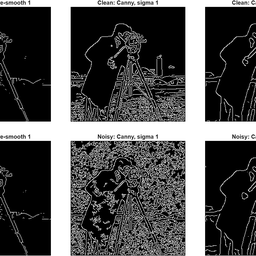
%> input picture Edge_Detectors/results/01_six_edge_maps.png (cropped and resized to the size of MATLAB's example picture, made grey), 256 x 256 px, given in place of cameraman.tif, which was not available
$ octave analysis.m   (GNU Octave 9; MATLAB toolbox functions it lacks are replaced by stand-ins)
%> lines starting %> are read from the running program, lines starting %| are printed output that depends on the picture; in (x1, y1, x2, y2) boxes, pixels count from 0 and x2, y2 are one past the last pixel; in counts of white or black regions, pixels touching at a corner belong together; the program's own positions count from 1
%% Option C - Compare Edge Detectors
% Digital Signal Processing - Individual Image Processing Experiment
%
% Question: How do Sobel (with sigma=1 pre-smoothing), Canny sigma=1,
% and Canny sigma=3 respond to clean and Gaussian-noisy cameraman.tif?
%
% Image: cameraman.tif (MATLAB Image Processing Toolbox sample)
% Noise: rng(42); imnoise(I,'gaussian',0,0.01)
% All edge thresholds are automatic (default); other settings unchanged.
%
% After running, review the six maps, counts, and zoomed region.
% Add your own visually verified observation before submission.

close all; clear; clc;

%% 1. Load the reference image and add Gaussian noise
imageName = 'cameraman.tif';
I = im2double(imread(imageName));
%> I: size 256x256 double; min 0, max 1, mean 0.332
if ndims(I) ~= 2
    error('Expected grayscale cameraman.tif.');
end

rng(42);
In = imnoise(I,'gaussian',0,0.01);
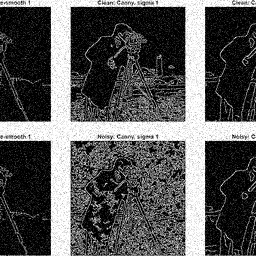
%> In: size 256x256 double; min 0, max 1, mean 0.343

if ~exist('results','dir')
    mkdir('results');
end

fprintf('Option C: Edge Detector Comparison\n');
fprintf('MATLAB version: %s\n', version);
fprintf('Image: %s (%d x %d pixels)\n', imageName, size(I,1), size(I,2));
%| Image: cameraman.tif (256 x 256 pixels)
fprintf('Noise: Gaussian, mean=0, variance=0.01, rng(42)\n');

%% 2. Apply the three specified edge detectors
% Sobel uses the image pre-smoothed by imgaussfilt(...,1).
% For Canny, [] requests the default automatic thresholds.
% The sigma argument is 1 or 3, as requested.

sobelClean = edge(imgaussfilt(I,1), 'Sobel');
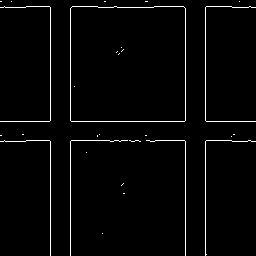
%> sobelClean: size 256x256 logical; 2.4% white in thin lines or dots
sobelNoisy = edge(imgaussfilt(In,1), 'Sobel');
%> sobelNoisy: size 256x256 logical; 2.5% white in thin lines or dots

canny1Clean = edge(I, 'Canny', [], 1);
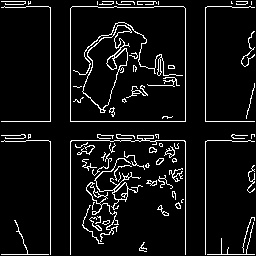
%> canny1Clean: size 256x256 logical; 7.2% white in thin lines or dots
canny1Noisy = edge(In, 'Canny', [], 1);
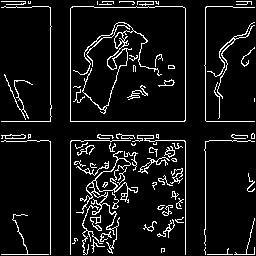
%> canny1Noisy: size 256x256 logical; 8.2% white in thin lines or dots

canny3Clean = edge(I, 'Canny', [], 3);
%> canny3Clean: size 256x256 logical; 2.4% white in thin lines or dots
canny3Noisy = edge(In, 'Canny', [], 3);
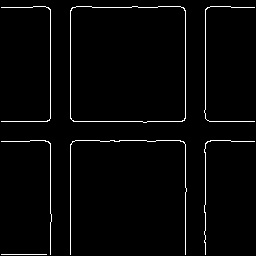
%> canny3Noisy: size 256x256 logical; 2.4% white in thin lines or dots

%% 3. Show all six edge maps in a single figure
figure1 = figure('Name','Option C - Six edge maps','Color','w', ...
    'Position',[100 100 1120 690]);
tiledlayout(2,3,'TileSpacing','compact','Padding','compact');

nexttile; imshow(sobelClean); title('Clean: Sobel, pre-smooth 1');
nexttile; imshow(canny1Clean); title('Clean: Canny, sigma 1');
nexttile; imshow(canny3Clean); title('Clean: Canny, sigma 3');
nexttile; imshow(sobelNoisy); title('Noisy: Sobel, pre-smooth 1');
nexttile; imshow(canny1Noisy); title('Noisy: Canny, sigma 1');
nexttile; imshow(canny3Noisy); title('Noisy: Canny, sigma 3');

exportgraphics(figure1,fullfile('results','01_six_edge_maps.png'), 'Resolution',170);

%% 4. Count edge pixels and save the comparison table
method = {'Sobel (pre-smooth sigma 1)'; 'Canny (sigma 1)'; 'Canny (sigma 3)'};
cleanCount = [nnz(sobelClean); nnz(canny1Clean); nnz(canny3Clean)];
%> cleanCount = [1588; 4746; 1605]
noisyCount = [nnz(sobelNoisy); nnz(canny1Noisy); nnz(canny3Noisy)];
%> noisyCount = [1623; 5368; 1599]
deltaCount = noisyCount - cleanCount;
%> deltaCount = [35; 622; -6]

T = table(method,cleanCount,noisyCount,deltaCount, ...
    'VariableNames',{'Method','Clean_edge_pixels','Noisy_edge_pixels','Noisy_minus_clean'});
%> T = 3 items; Clean_edge_pixels, Noisy_edge_pixels and Noisy_minus_clean: 1588 1623 35, 4746 5368 622, 1605 1599 -6
disp(T);
writetable(T, fullfile('results','edge_pixel_counts.csv'));

%% 5. Inspect one fixed region for lost or spurious edges
% This lower-right region is a suggested inspection area. Look at the
% image yourself and describe ONE specific edge that is lost or invented.
% The zoom does not prove which detected edges are actually correct.

nRows = size(I,1); nCols = size(I,2);
%> after `nRows = size(I,1)`: nRows = 256
%> after `nCols = size(I,2)`: nCols = 256
rows = max(1,round(0.65*nRows)) : min(nRows,round(0.92*nRows));
%> rows = 71 values from 166 to 236
cols = max(1,round(0.60*nCols)) : min(nCols,round(0.93*nCols));
%> cols = 85 values from 154 to 238

figure2 = figure('Name','Option C - Selected region','Color','w', ...
    'Position',[120 120 1120 690]);
tiledlayout(2,3,'TileSpacing','compact','Padding','compact');
nexttile; imshow(I(rows,cols),[]); title('Clean image');
nexttile; imshow(In(rows,cols),[]); title('Noisy image');
%> after `imshow(In(rows,cols),[])`:
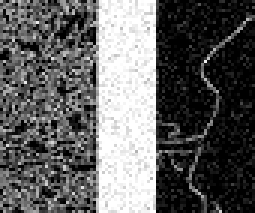
%> displayed picture: size 71x85, on the screen's scale of 0 to 255 (shown 3 times larger); min 0, max 255, mean 96.1
nexttile; imshow(sobelNoisy(rows,cols)); title('Noisy Sobel');
nexttile; imshow(canny1Noisy(rows,cols)); title('Noisy Canny, sigma 1');
nexttile; imshow(canny3Noisy(rows,cols)); title('Noisy Canny, sigma 3');
nexttile; imshow(canny3Clean(rows,cols)); title('Clean Canny, sigma 3');
%> after `imshow(canny3Clean(rows,cols))`:
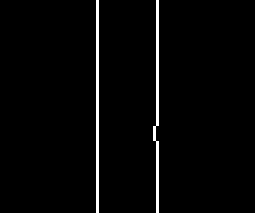
%> displayed picture: size 71x85 logical (shown 3 times larger); 2.4% white in thin lines or dots, all inside (x1, y1, x2, y2) = (32, 0, 53, 71)
exportgraphics(figure2,fullfile('results','02_selected_region.png'), 'Resolution',170);

%% 6. Discussion to complete after checking the plots
% Effect of smoothing and sigma:
%   Larger Gaussian sigma suppresses fine/high-frequency variation before
%   Canny edge detection, but it can also remove thin or weak real edges.
%
% One observed region:
%   [After running, name the edge/feature visible or missing in the zoom.]
%
% Main conclusion:
%   [After running, say which detector you prefer and why based on your maps.]
%
% Limitation:
%   Edge-pixel counts measure how many pixels were marked, NOT whether
%   those marked pixels correspond to true edges (no ground-truth map).

fprintf('\nSaved results/01_six_edge_maps.png\n');
fprintf('Saved results/02_selected_region.png\n');
fprintf('Saved results/edge_pixel_counts.csv\n');
